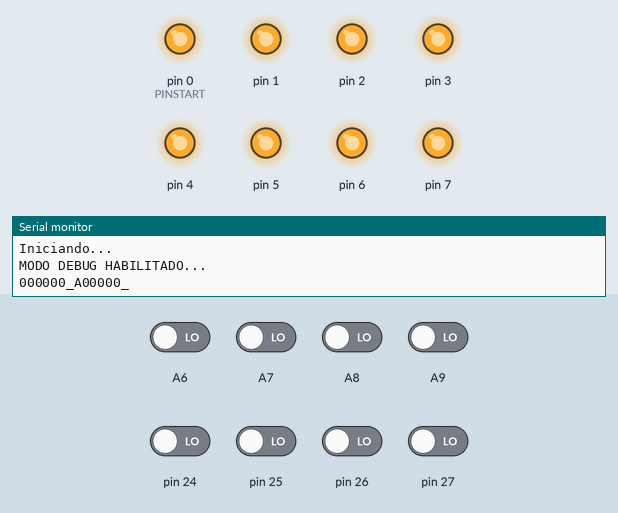
This sketch was run on a simulated Teensy 4. On the bench: output pins drawn as LEDs (lit = HIGH), the last lines printed to the serial monitor. The test bench sets the inputs (shaded band); at power-on: A6–9, pin 24–27 LOW.

Above: at 1.3 s.
1.4 s: A7 driven HIGH and A9 driven HIGH
At 3.4 s:
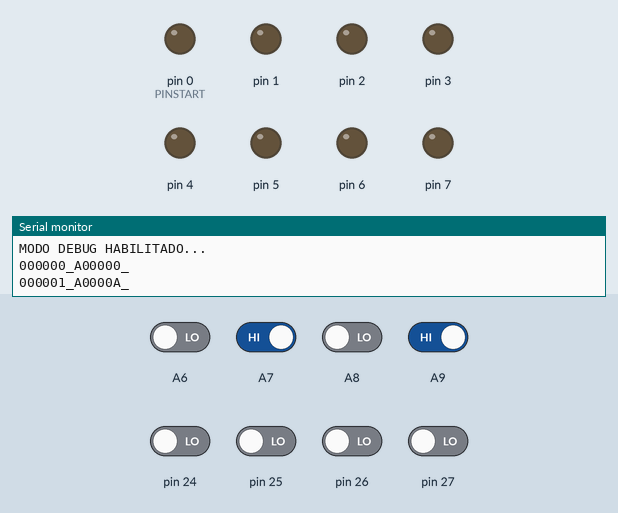
8.6 s: A6 driven HIGH
14.6 s: A8 driven HIGH
20.6 s: A7 driven LOW
26.6 s: A6 driven LOW
32.6 s: A7 driven HIGH
Timing chart, 0 to 39.6 s (numbered marks = the images above; inputs shaded):
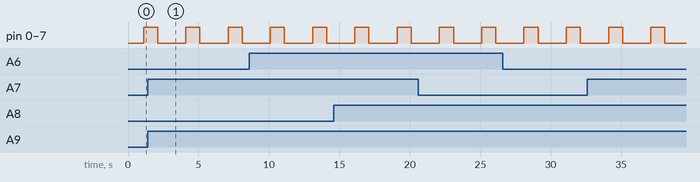

Measured:
- by itself, pin 0 (PINSTART), pin 1–7: alternates HIGH for 1.0 s and LOW for 2.0 s

The sketch:

Arduino-Lib-IOSC.ino
```cpp
#include "config.h"
extern String stringSplit[];
uint32_t counterOp = 0;

void setup() {
    configInput(PINSTART, PINFINAL);
    configSerialPort();
}

void loop() {
    printNumberOp(counterOp);
    readCommands();
    configInput(DATA0, DATA7);
    uint32_t b = readInput(DATA0, DATA7);
    printAddr(b);
    delay(1000);

    configOutput(ADDR0, ADDR7);
    writeOutput(0xFF, ADDR0, ADDR7);
    delay(1000);
    writeOutput(0x00, ADDR0, ADDR7);
    delay(1000);

    limpiarComandos();
    counterOp++;
    SerialUSB.println();

}
```

cin.cpp
```cpp
#include "Arduino.h"

uint32_t readInput(uint8_t pinStart, uint8_t pinFinal) {
  uint32_t data = 0;
  uint32_t mask = 0x1;
  for (int i = pinStart; i <= pinFinal; i++) {
    if (digitalRead(i) == HIGH) {
      data |= mask;
    }
    mask = mask << 1;
  }
  return data;
}
```

cout.cpp
```cpp
#include "Arduino.h"


void writeOutput(uint32_t var, uint8_t pinStart, uint8_t pinFinal) {
  uint32_t mask = 0x01;
  for (int i = pinStart; i <= pinFinal; i++) {
    if ((mask & var) != 0) {
      digitalWrite(i, HIGH);
    } else {
      digitalWrite(i, LOW);
    }
    mask = mask << 1;
  }
}


void printAddr(uint32_t numberAddr){

  SerialUSB.print("A");
  if(numberAddr < 0x10) SerialUSB.print('0');
  if(numberAddr < 0x100) SerialUSB.print('0');
  if(numberAddr < 0x1000) SerialUSB.print('0');
  if(numberAddr < 0x10000) SerialUSB.print('0');
  SerialUSB.print(numberAddr, HEX);
  SerialUSB.print("_");

}


void printNumberOp(uint32_t numberOp){

  if(numberOp < 10) SerialUSB.print('0');
  if(numberOp < 100) SerialUSB.print('0');
  if(numberOp < 1000) SerialUSB.print('0');
  if(numberOp < 10000) SerialUSB.print('0');
  if(numberOp < 100000) SerialUSB.print('0');
  //if(numberOp < 1000000) SerialUSB.print('0');
  SerialUSB.print(numberOp);
  SerialUSB.print("_");

}
```

init.cpp
```cpp
#include "Arduino.h"
#include "config.h"

void configInput(uint8_t pinStart, uint8_t pinFinal){
    //Inicializamos I/O
    for (int i = pinStart; i <= pinFinal; i++) {
        pinMode(i, INPUT);
    }
}


void configOutput(uint8_t pinStart, uint8_t pinFinal){
    //Inicializamos I/O
    for (int i = pinStart; i <= pinFinal; i++) {
        pinMode(i, OUTPUT);
        digitalWrite(i,LOW);
    }
}


void configSerialPort(){
    //como se usa modo USB en serial no hace falta indicar el bps
    SerialUSB.begin(921600); // opens Serial8 port, sets data rate to 9600 bps
    //SerialUSB.setTimeout(10);
    while (!SerialUSB);  // Wait for Arduino Serial Monitor to open
        delay(100);
    SerialUSB.println("\n" "" __DATE__ " " __TIME__);
    SerialUSB.println("Iniciando... ");
    #ifdef DEBUG
        SerialUSB.println("MODO DEBUG HABILITADO... ");
    #endif
}
```

config.h
```cpp
#ifndef config_h
#define config_h

#define ENABLE    HIGH
#define DISABLE   LOW

#define DEBUG     ENABLE
#define TEENSY2
//#define TEENSY4

#ifdef TEENSY2
#define PINSTART  0
#define PINFINAL  45
#define ADDR0     0
#define ADDR1     1
#define ADDR2     2
#define ADDR3     3
#define ADDR4     4
#define ADDR5     5
#define ADDR6     6
#define ADDR7     7
#define ADDR8     8
#define ADDR9     9
#define ADDR10    10
#define ADDR11    11
#define ADDR12    12
#define ADDR13    13
#define ADDR14    14
#define ADDR15    15
#define ADDR16    16
#define ADDR17    17
#define ADDR18    18
#define ADDR19    19
#define DATA0     20
#define DATA1     21
#define DATA2     22
#define DATA3     23
#define DATA4     24
#define DATA5     25
#define DATA6     26
#define DATA7     27
#define A138Pin   28
#define B138Pin   29
#define C138Pin   30
#define G2APin    31
#define G2BPin    32
#define G1Pin     33
#define RPPin     38
#define OEPin     39
#define WEPin     40
#endif

#ifdef TEENSY4
#define PINSTART  0
#define PINFINAL  54
#define ADDR0     0
#define ADDR1     1
#define ADDR2     2
#define ADDR3     3
#define ADDR4     4
#define ADDR5     5
#define ADDR6     6
#define ADDR7     7
#define ADDR8     8
#define ADDR9     9
#define ADDR10    10
#define ADDR11    11
#define ADDR12    12
#define ADDR13    13
#define ADDR14    14
#define ADDR15    15
#define ADDR16    16
#define ADDR17    17
#define ADDR18    18
#define ADDR19    19
#define RPPin     20
#define OEPin     21
#define WEPin     22
#define DATA0     24
#define DATA1     25
#define DATA2     26
#define DATA3     27
#define DATA4     28
#define DATA5     29
#define DATA6     30
#define DATA7     31
#define A138Pin   36
#define B138Pin   37
#define C138Pin   38
#define G2APin    39
#define G2BPin    40
#define G1Pin     41
#endif


//Init
void configInput(uint8_t , uint8_t);
void configOutput(uint8_t , uint8_t);
void configSerialPort();

//sprw
String readCommands();
void limpiarComandos();

//cin
uint32_t readInput(uint8_t, uint8_t);


//cout
void writeOutput(uint32_t , uint8_t , uint8_t );
void printAddr(uint32_t);
void printNumberOp(uint32_t);

#endif
```
